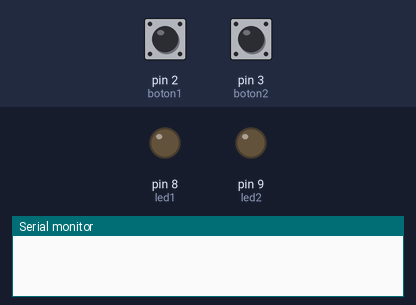
This sketch was run on a simulated Arduino Uno, built with avr-gcc and run on an emulated ATmega328P. Shown: output pins drawn as LEDs (lit = HIGH), the last lines printed to the serial monitor. Dashed ring = blinking. The inputs (shaded band) are chosen by the test bench; at power-on: pin 2 (boton1) LOW, pin 3 (boton2) HIGH.

Above: at 1.2 s.
1.3 s: pin 2 (boton1) pulled HIGH for 1 s
At 1.45 s:
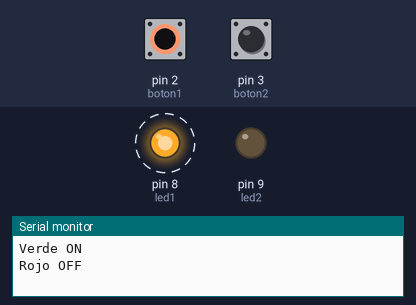
3.8 s: pin 3 (boton2) pulled LOW for 3.2 s
At 3.95 s:
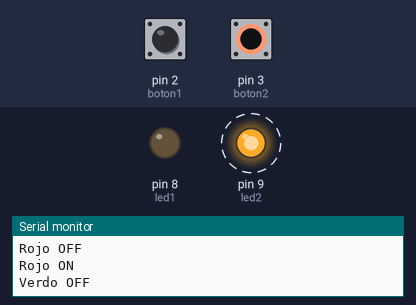
8.5 s: pin 2 (boton1) pulled HIGH for 3.2 s
At 13.2 s:
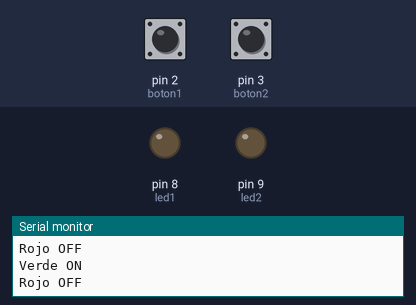
Timing chart, 0 to 14.7 s (numbered marks = the images above; inputs shaded):
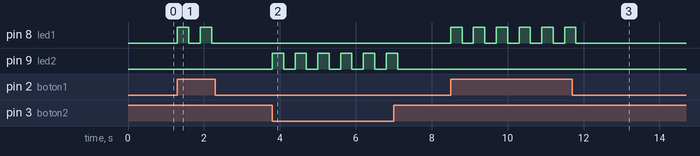

The sketch:

practica_1_programador_de_microcomputadores_1.ino
```cpp
/*
Autor: Roberto Rico Sandoval.
Fille: Práctica 1 (Programación de microcomputadores).
Date: 19/ 01/ 2023
*/

int boton1 = 2;
int boton2 = 3;

int led1 = 8;
int led2 = 9;

int pulso1 = 0;
int pulso2 = 0;

int pausa = 300;

void setup()
{
  Serial.begin(9600);

  pinMode(led1, OUTPUT);
  pinMode(led2, OUTPUT);
  pinMode(boton1, INPUT);
  pinMode(boton2, INPUT);
}

void loop()
{
  pulso1 = digitalRead(boton1);
  pulso2 = digitalRead(boton2);

  if(pulso1 == 1){

    Serial.println("Verde ON\nRojo OFF\n");
    digitalWrite(led1, HIGH);
    delay(pausa);
    digitalWrite(led1, LOW);
    delay(pausa);
  }

  if(pulso2 == 0){

    Serial.println("Rojo ON\nVerdo OFF\n");
    digitalWrite(led2, HIGH);
    delay(pausa);
    digitalWrite(led2, LOW);
    delay(pausa);
  }
}
```

Measured:
- after the input at 1.3 s, pin 8 (led1): alternates HIGH for 0.30 s and LOW for 0.30 s, 4 changes in all, then stays LOW, starting at once
- after the input at 3.8 s, pin 9 (led2): alternates HIGH for 0.30 s and LOW for 0.30 s, 12 changes in all, then stays LOW, starting at once
- after the input at 8.5 s, pin 8 (led1): alternates HIGH for 0.30 s and LOW for 0.30 s, 12 changes in all, then stays LOW, starting at once
